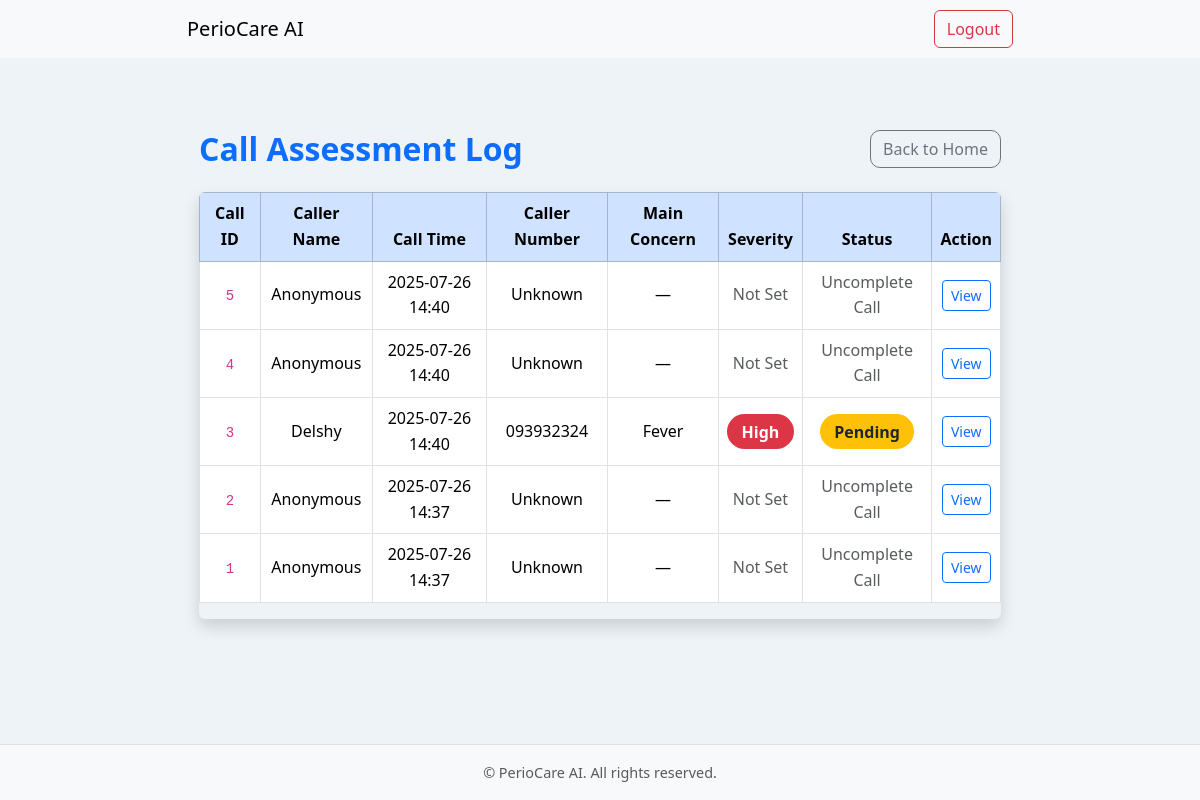
Screenshot of /backend/assessment/ (signed in) with the database file from the repository.
### backend/models.py (models this page shows, shortened)
class CallLog(models.Model):
    call_id = models.AutoField(primary_key=True)
    caller_name = models.CharField(max_length=255)
    caller_number = models.CharField(max_length=20)
    call_time = models.DateTimeField(auto_now_add=True)

class Assessment(models.Model):
    concern = models.TextField()
    severity = models.CharField(max_length=50)
    status = models.CharField(max_length=50, default='Pending')
    initial_findings = models.TextField(blank=True, null=True)
    call_log = models.OneToOneField(CallLog, on_delete=models.CASCADE, related_name='assessment')

### backend/views.py (the view)
# urls.py: path('assessment/', views.assessment, name='assessment'),
@login_required
def assessment(request):
    call_logs = CallLog.objects.all().prefetch_related('assessment').order_by('-call_time')
    status_options = ['Pending', 'In Progress', 'Resolved', 'Escalated', 'Cancelled']
    return render(request, 'components/assessment.html', {
        'call_logs': call_logs,
        'status_options': status_options
    })

### templates/components/assessment.html (shortened to what this page needs)
{% extends "base/index.html" %}
{% load static %}
{% block content %}
<div class="container py-5">
    <div class="d-flex justify-content-between align-items-center mb-4">
        <h2 class="text-primary mb-0">Call Assessment Log</h2>
        <a href="{% url 'home' %}" class="btn btn-outline-secondary">Back to Home</a>
    </div>
    <div class="table-responsive shadow rounded">
        <table class="table table-hover table-bordered align-middle">
            <thead class="table-primary text-center">
                <tr>
                    <th>Call ID</th>
                    <th>Caller Name</th>
                    <th>Call Time</th>
                    <th>Caller Number</th>
                    <th>Main Concern</th>
                    <th>Severity</th>
                    <th>Status</th>
                    <th>Action</th>
                </tr>
            </thead>
            <tbody class="text-center">
                {% if call_logs %}
                    {% for log in call_logs %}
                    <tr>
                        <td><code>{{ log.call_id }}</code></td>
                        <td>{{ log.caller_name|default:"Anonymous" }}</td>
                        <td>{{ log.call_time|date:"Y-m-d H:i" }}</td>
                        <td>{{ log.caller_number|default:"Unknown" }}</td>
                        <td>{{ log.assessment.concern|default:"—" }}</td>
                        <td>
                            {% if log.assessment.severity %}
                                <span class="badge rounded-pill
                                    {% if log.assessment.severity == 'Mild' %}bg-success
                                    {% elif log.assessment.severity == 'Moderate' %}bg-warning text-dark
                                    {% else %}bg-danger
                                    {% endif %}">
                                    {{ log.assessment.severity }}
                                </span>
                            {% else %}
                                <span class="text-muted">Not Set</span>
                            {% endif %}
                        </td>
                        <td>
                            {% if log.assessment %}
                            <div class="status-cell" data-call-id="{{ log.call_id }}">
                                <span class="badge d-inline-block cursor-pointer status-display
                                    {% if log.assessment.status == 'Resolved' %}bg-success
                                    {% elif log.assessment.status == 'Escalated' %}bg-danger
                                    {% elif log.assessment.status == 'Pending' %}bg-warning text-dark
                                    {% elif log.assessment.status == 'In Progress' %}bg-info
                                    {% elif log.assessment.status == 'Cancelled' %}bg-secondary
                                    {% else %}bg-light text-dark
                                    {% endif %}">
                                    {{ log.assessment.status }}
                                </span>
                            </div>
                            {% else %}
                                <span class="text-muted">Uncomplete Call</span>
                            {% endif %}
                        </td>
                        <td>
                            <a href="{% url 'response_view' call_id=log.call_id %}" class="btn btn-sm btn-outline-primary">
                                View
                            </a>
                        </td>
                    </tr>
                    {% endfor %}
                {% else %}
                    <tr>
                        <td colspan="8" class="text-center text-muted py-5">
                            No call logs available yet.
                        </td>
                    </tr>
                {% endif %}
            </tbody>
        </table>
    </div>
</div>
{% endblock %}

### static/index.css (style rules this page uses)
body { background-color: #eef3f8; color: #333; font-family: 'Segoe UI', 'Inter', sans-serif; line-height: 1.6; }
h1, h2, h3, h4 { font-weight: 600; color: #222; }
.container { max-width: 850px; }
.btn-outline-secondary, .btn-outline-light, .btn-danger { border-radius: 10px; }
.badge { font-size: 1rem; padding: 0.6rem 0.9rem; border-radius: 20px; }
a { text-decoration: none; transition: all 0.2s ease; }

### templates/components/assessment.html (style rules this page uses)
.cursor-pointer { cursor: pointer; }

### rows the page displays
CallLog: call_id "5", caller_name "Anonymous", call_time "2025-07-26 14:40", caller_number "Unknown", assessment.concern "—", shows "Not Set", shows "Uncomplete Call"
CallLog: call_id "4", caller_name "Anonymous", call_time "2025-07-26 14:40", caller_number "Unknown", assessment.concern "—", shows "Not Set", shows "Uncomplete Call"
CallLog: call_id "3", caller_name "Delshy", call_time "2025-07-26 14:40", caller_number "093932324", assessment.concern "Fever", assessment.severity "High", assessment.status "Pending"
CallLog: call_id "2", caller_name "Anonymous", call_time "2025-07-26 14:37", caller_number "Unknown", assessment.concern "—", shows "Not Set", shows "Uncomplete Call"
CallLog: call_id "1", caller_name "Anonymous", call_time "2025-07-26 14:37", caller_number "Unknown", assessment.concern "—", shows "Not Set", shows "Uncomplete Call"
